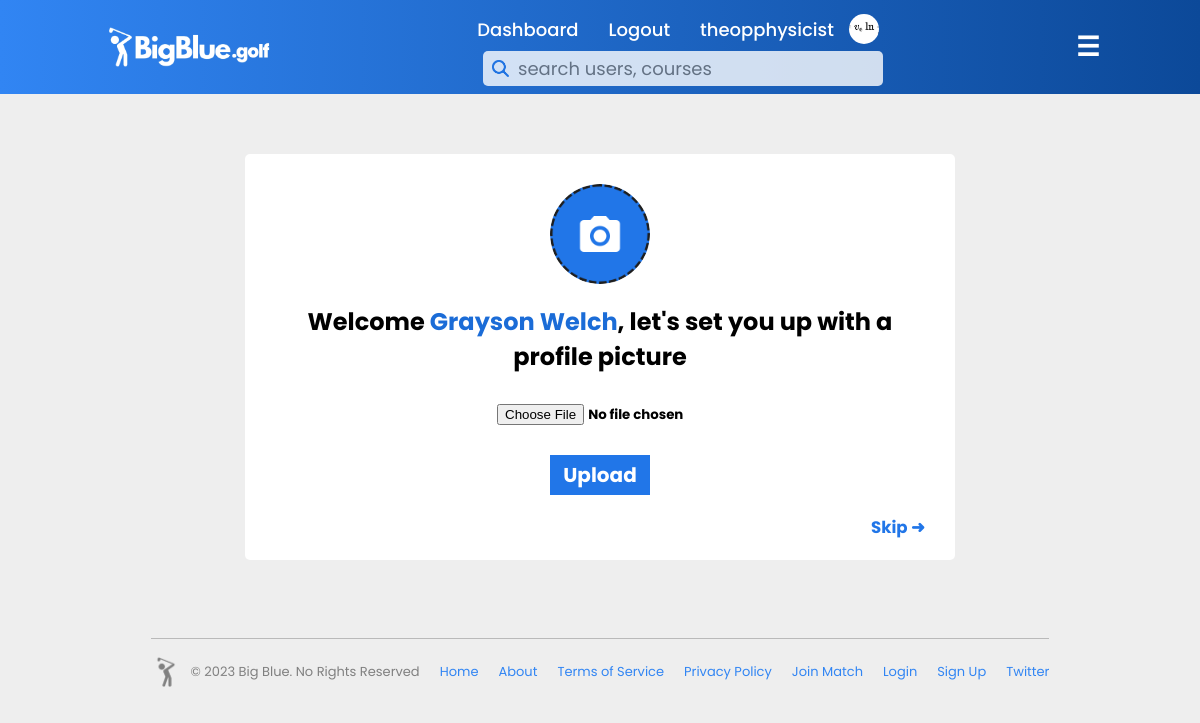
/chooseprofilepicture (signed in), run on the app's committed database.
### setup.py (models this page shows, shortened)
class users(db.Model):
    _id = db.Column("id", db.Integer, primary_key=True)
    name = db.Column(db.String(100))
    username = db.Column(db.String(50))
    password = db.Column(db.String(50))
    email = db.Column(db.String(100))
    rank = db.Column(db.String(10))
    gender = db.Column(db.String(10))
    bio = db.Column(db.String(500))
    team = db.Column(db.String(25))
    verified = db.Column(db.Integer)
    pic = db.Column(db.String)
    banner = db.Column(db.String)
    first_login = db.Column(db.DateTime, default="2022-06-03 03:15:12.433675")
    last_login = db.Column(db.DateTime, default="2022-06-03 03:15:12.433675")
    favored_courses = db.Column(db.String)

### main.py (the view)
@app.route("/chooseprofilepicture")
def chooseprofilepicture():
    if 'active_user' in session:
        found_user = users.query.filter_by(username=session['active_user'][0]).first()
        return render_template("chooseprofilepic.html", data=found_user)
    else:
        return render_template("login.html")

### templates/chooseprofilepic.html (shortened to what this page needs)
{% if data.rank == 'coach' %}
    {% extends "indexcontentcoachlogin.html" %}
{% elif data.rank == 'player' %}
    {% extends "indexcontentplayerlogin.html" %}
{% else %}
    {% extends "indexcontent.html" %}
{% endif %}
{% block content %}
<head>
    <link rel="stylesheet" href="{{ url_for('static', filename='styles/chooseprofilepic-style.css') }}">
</head>
<div class="main-container">
    <form class="main-frame" method=post enctype=multipart/form-data action="/upload_profile_pic">
        <img id="profile-container" src="{{ url_for('static', filename='logo_graphics/insertpiccamera.png') }}" alt="">
        <h2>Welcome <span style="color:#1b6cd7">{{data.name}}</span>, let's set you up with a profile picture</h2>
        <div class="choose-file-container">
            <input style="background-color: white;" id="fileinput" type=file name=file>
        </div>
        <input id="form-submit" type=submit value=Upload>
        <a href="/profile"><h5>Skip ➜</h5></a>
    </form>
</div>
{% endblock %}

### templates/indexcontentcoachlogin.html (shortened to what this page needs)
<!DOCTYPE html>
<html>
    <head>
    </head>
    <body>
        <header>
            <a href="/">
                <img id="logo-image" src="{{ url_for('static', filename='logo_graphics/BigBlue_NewLogo-White.png') }}" class="logo">
            </a>
            <div>
                <ul class="navigation">
                    <li><a href="/dashboard">Dashboard</a></li>
                    <li><a href="/logout">Logout</a></li>
                    <li><a href="/profile">{{data.username}}</a></li>
                    <li><a href=""><img id="profile-pic" src="{{ url_for('static', filename='logo_graphics/user_photos/' + data.pic) }}" alt=""></a></li>
                    <form id="search-form" action="/search/" method="post">
                        <input id="searchbar" name="searchbar" type="text" placeholder="search users, courses"></input>
                    </form>
                </ul>
            </div>
            <button id="menu-button" onclick="openMenu();" hidden><h1 class="mobile-navigation" id="hamburger-icon" style="color: white;" hidden>☰</h1></button>
        </header>
        {% block content %}
        {% endblock %}
    </body>
    <footer>
        <div>
            <div>
                <div class="big-blue-copyright">
                    <img id="basic-golfer-image" src="{{ url_for('static', filename='logo_graphics/basicgolfergrey.png') }}" class="logo">
                    <p>© 2023 Big Blue. No Rights Reserved</p>
                </div>
                <div>
                    <a href="/">Home</a>
                    <a href="/about">About</a>
                    <a href="/termsofservice">Terms of Service</a>
                    <a href="/privacypolicy">Privacy Policy</a>
                    <a href="/joincode">Join Match</a>
                    <a href="/login">Login</a>
                    <a href="/create_account">Sign Up</a>
                    <a href="https://twitter.com/bigbluegolfapp" id="twitter_href">Twitter</a>
                </div>
            </div>
        </div>
    </footer>
</html>

### static/styles/chooseprofilepic-style.css (style rules this page uses)
@media (max-width: 1200px) { header .navigation { display: none; } }
@media (max-width: 1200px) { .mobile-navigation { display: block; } }
@media (max-width: 1200px) { #menu-button { visibility: visible; display: block; } }
@media (max-width: 1200px) { #hamburger-icon { display: block; } }
* { padding: 0; margin: 0; box-sizing: border-box; font-family: bigBlueBold; }
footer { justify-content: center; display: flex; align-items: center; flex-wrap: wrap !important; }
footer div { max-width: 1500px; margin-bottom: 1%; }
footer div div { margin-top: 2%; align-items: center; display: flex; justify-content: space-around; flex-wrap: wrap !important; border-top: 1px solid rgb(185, 185, 185); }
footer div div div { border-top: 0px; }
footer div div a { text-decoration: none; color: #3185f3; font-size: 13px; font-family: bigBlueRegular; margin-right: 10px; margin-left: 10px; border-top: 0px; }
footer div div div p { font-size: 13px; color: #808080; font-family: bigBlueRegular; margin-left: 10px; margin-right: 10px; border-top: 0px; }
#twitter_href { margin-right: 0px; }
#basic-golfer-image { max-height: 30px; max-width: 30px; }
header { top: 0; left: 0; position: relative; display: flex; justify-content: space-between; width: 100%; align-items: center; background-image: linear-gradient(to right, #3185f3, #0c4999); z-index: 10; padding: 8px 100px; }
header .logo { max-width: 180px; max-height: 180px; position: relative; background-color: transparent; text-decoration: none; padding: 0; margin: 0; display: block; }
header a { text-decoration: none; background-color: transparent; }
header div { display: flex; flex-direction: row; align-items: center; }
#searchbar { margin-left: 10px; width: 400px; height: 35px; border: none; padding: 5px 35px; font-family: bigBlueRegular; font-size: 18px; border-radius: 5px; background-color: white; opacity: .8; background-image: url(../logo_graphics/searchicon.png); background-size: 17px; background-repeat: no-repeat; background-position: 9px 9px; }
.navigation li a img { width: 30px; height: 30px; border-radius: 100%; margin-left: -15px; align-items: center; margin-top: 6px; object-fit: cover; }
header .navigation { display: flex; justify-content: center; flex-wrap: wrap; background-image: transparent; border: none; text-decoration: none; font-family: bigBlueMedium; align-items: center; }
header .mobile-navigation { display: none; }
#menu-button { background-color: transparent; border: none; cursor: pointer; }
header .navigation li { list-style: none; margin: 0px 15px; border: none; text-decoration: none; background-color: transparent; font-family: bigBlueMedium; align-items: center; }
header .navigation li a { color: white; text-decoration: none; font-size: 18px; border: none; background-color: transparent; font-family: bigBlueMedium; }
html, body { height: 100%; background-color: #eeeeee; }
.main-container { display: flex; justify-content: center; margin-top: 5%; margin-bottom: 5%; }
.main-frame { width: 710px; background-color: white; padding: 20px 30px; border-radius: 5px; }
#profile-container { margin-right: auto; margin-left: auto; display: block; height: 100px; width: 100px; border-radius: 100%; margin-top: 10px; }
.main-frame h2 { text-align: center; margin-top: 20px; background-color: white; }
.choose-file-container { background-color: white; display: flex; justify-content: center; }
#fileinput { margin-top: 30px; background-color: white; margin-left: 90px; }
#form-submit { margin-top: 30px; width: 100px; height: 40px; font-size: 20px; text-align: center; color: white; background: #2176e8; border: none; cursor: pointer; margin-left: auto; margin-right: auto; display: block; margin-bottom: 20px; font-family: bigBlueBold; }
.main-frame a { margin-top: 20px; text-align: right; background-color: white; color: #2176e8; font-size: 20px; text-decoration: none; }
.main-frame a h5 { background-color: white; }

### data on the page
users: username "theopphysicist", pic (picture), name "Grayson Welch"
